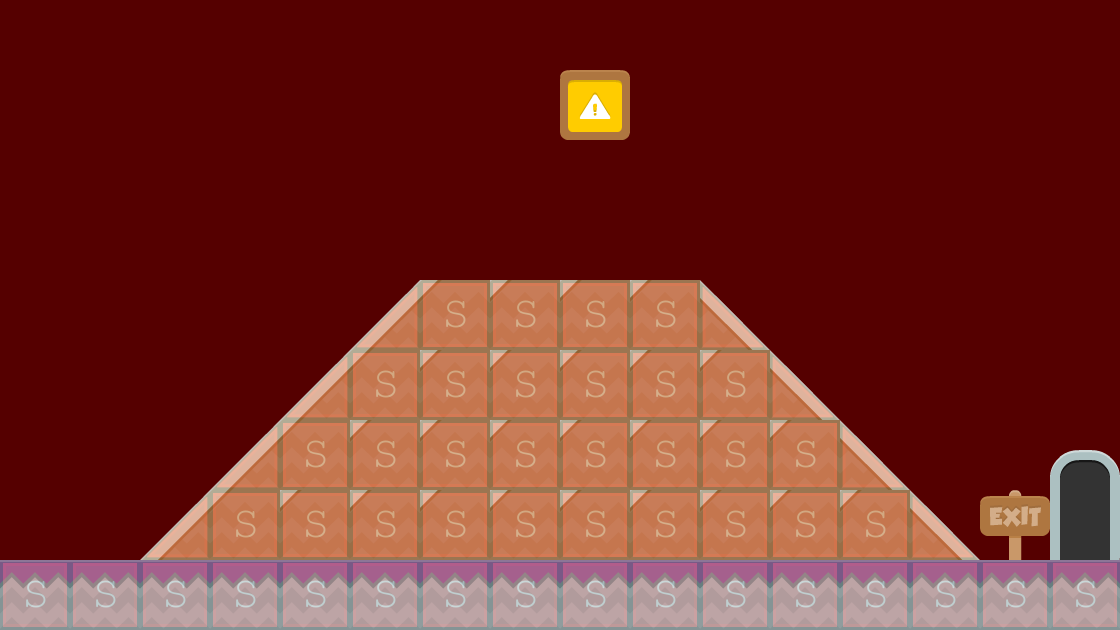

Below is a game level as drawn by its tile map, then a one-line description and the .tmx that defines it (tile-layer data replaced by summaries):
An orthogonal 16x9 tile map with 70x70 px tiles, 2 tile layers (background, collision), 2 tilesets and 1 object.

<map version="1.0" orientation="orthogonal" renderorder="right-down" width="16" height="9" tilewidth="70" tileheight="70" backgroundcolor="#550000">
 <tileset firstgid="1" name="background-tiles" tilewidth="70" tileheight="70">
  <image source="../img/background-tiles.png" width="910" height="910" />
 </tileset>
 <tileset firstgid="170" name="meta-tiles" tilewidth="70" tileheight="70">
  <image source="../img/meta-tiles.png" width="350" height="70" />
 </tileset>
 <layer name="background" width="16" height="9">
  <data>[144 cells, 56 non-empty, 8 distinct tile ids]</data>
 </layer>
 <layer name="collision" width="16" height="9" opacity="0.23">
  <data>[144 cells, 52 non-empty, 3 distinct tile ids]</data>
 </layer>
 <objectgroup name="trigger entities">
  <object x="1052" y="449" width="65" height="111" />
 </objectgroup>
</map>
